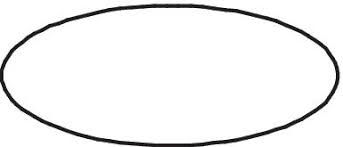
#> input picture AS1/ellipse.png, 343 x 147 px, given in place of ps1-input2.jpg, which was not available
$ python PS1-6-code.py   (Python 2 division)   (older library calls are emulated)
#> lines starting #> are read from the running program, lines starting #| are printed output that depends on the picture; after the words box and inside, x2 and y2 are one past the last pixel; in counts of white or black regions, pixels touching at a corner belong together; pictures that were not available may be replaced by others from this repository, and a replacement may not be noted
import cv2

from scipy import ndimage
from scipy import misc
import numpy as np
import math as mtugh
import matplotlib.pyplot as plt
import matplotlib.image as mpimg
from skimage.feature import peak_local_max
from skimage import io
from skimage.draw import circle, ellipse_perimeter

def hough_transform(image):
    # Initialize empty accumulator (filled with 0)
    # 2 * diag length : for positive and negative max distance. 0 being diag_len
    # 180 because theta from 0 to 180
    width = image.shape[1]
    height = image.shape[0]

    diag_len = np.ceil(np.sqrt(width * width + height * height)) # max distance for rho = length of diag
    rho_range = int(2*diag_len)
    hough_accu = np.zeros([rho_range, 180])

    # get i and j indexes for all indexes
    j_indexes, i_indexes = np.nonzero(image)

    # Browsing into each pixel of edges picture
    for k in range(len(j_indexes)):
        # getting indexes of edge
        i = i_indexes[k]
        j = j_indexes[k]

        # voting : for each value of theta
        for theta in range(0, 180):
            rho = int(np.round(i * np.cos(np.deg2rad(theta)) + j * np.sin(np.deg2rad(theta))) + diag_len)# positive index for rho
            hough_accu[rho, theta] += 1

    return hough_accu

# Peak finding
def peak_finding(hough_accu, min_distance = 45, max_peaks = 6, title ='Hough Transform', path = './trash.png'):

    coordinates = peak_local_max(hough_accu, min_distance=min_distance,
                                 exclude_border = False, num_peaks =max_peaks)
    loca_maxs_rho = coordinates[:, 0]
    loca_maxs_theta = coordinates[:, 1]
    plt.imshow(hough_accu, cmap='gray',aspect='auto')
    plt.title(title)

    # Annotate local maximum
    for i in range(len(loca_maxs_rho)):
        plt.annotate('X',xy=(loca_maxs_theta[i],loca_maxs_rho[i]), arrowprops=dict(facecolor='yellow', shrink=0.05),)
    plt.savefig(path)
    #plt.show()
    return loca_maxs_rho, loca_maxs_theta


def draw_line(image, loca_maxs_rho, loca_maxs_theta, rgb = (0,255,0)):
    image_copy = image.copy()
    width = image_copy.shape[1]
    height = image_copy.shape[0]
    diag_len = np.ceil(np.sqrt(width * width + height * height))
    for j in range(len(loca_maxs_rho)):
        rho = loca_maxs_rho[j] - diag_len
        theta = loca_maxs_theta[j]
        a = np.cos(np.deg2rad(theta))
        b = np.sin(np.deg2rad(theta))
        x1=int(a*rho - diag_len*b)
        y1=int(b*rho + diag_len*a)
        x2=int(a*rho + diag_len*b)
        y2=int(b*rho - diag_len*a)
        #print(x1,y1,x2,y2)
        cv2.line(image_copy, (x1,y1),(x2,y2), rgb, 3) # green line
        #print('Line {} | rho = {} theta = {}'.format(j,loca_maxs_rho[j], loca_maxs_theta[j]))
        plt.imshow(image_copy)
        plt.title('Detected Line')

    #plt.show()
    return image_copy


input2 = cv2.imread('./ps1-input2.jpg')
#> input2 is the input picture: shape (147, 343, 3); mean B, G, R 241.3, 241.3, 241.3
input2_gaussian = ndimage.filters.gaussian_filter(input2, sigma = 5)
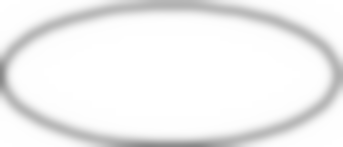
#> input2_gaussian: shape (147, 343, 3); mean B, G, R 240.5, 240.5, 240.5
input2_edges = cv2.Canny(input2_gaussian, 40, 60, 1, 3, True)
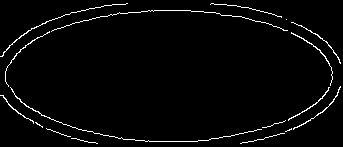
#> input2_edges: shape (147, 343); 2.7% white in thin lines or dots
plt.imshow(input2_edges, cmap= 'gray')
plt.show()

hough_accu_6a = hough_transform(input2_edges)
#> in hough_transform, `j_indexes, i_indexes = np.nonzero(image)`: j_indexes = 1356 values from 3 to 143; i_indexes = 1356 values, max 340 at index 673, min 0 at index 639, mean 171.9
#> the loop in hough_transform, `for k in range(len(j_indexes)):` made 1356 passes
#> (i, j) on passes 1 to 3: (126, 3), (127, 3), (211, 3)
#> after the loop in hough_transform, `for k in range(len(j_indexes)):`:
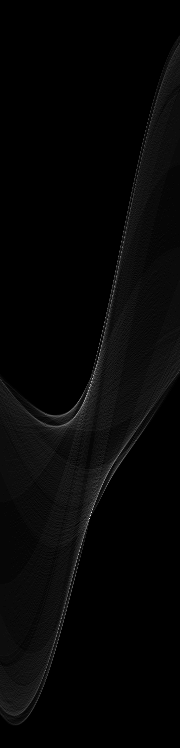
#> hough_accu: shape (748, 180) float64; min 0, max 74, mean 1.8; drawn with min black and max white

loca_maxs_rho, loca_maxs_theta =  peak_finding(hough_accu_6a, 20, max_peaks = 15)
#> in peak_finding, `coordinates = peak_local_max(hough_accu, min_distance=min_distance, ex..`: coordinates = 15 rows, first 8: [518, 89], [378, 92], [554, 78], [484, 102], [625, 59], [455, 118], [281, 115], [247, 122]
#> in peak_finding, `loca_maxs_rho = coordinates[:, 0]`: loca_maxs_rho = [518, 378, 554, 484, 625, 455, 281, 247, 670, 184, 133, 419, 162, 93, 377]
#> in peak_finding, `loca_maxs_theta = coordinates[:, 1]`: loca_maxs_theta = [89, 92, 78, 102, 59, 118, 115, 122, 45, 135, 147, 143, 140, 158, 174]
#> the loop in peak_finding, `for i in range(len(loca_maxs_rho)):` made 15 passes

ps1_6_a_1 = draw_line(input2_gaussian, loca_maxs_rho, loca_maxs_theta)
#> the loop in draw_line, `for j in range(len(loca_maxs_rho)):` made 15 passes
#> (rho, theta, a, b, x1, y1, x2, y2) on passes 1 to 12: (144, 89, 0.0175, 1, -371, 150, 376, 137), (4, 92, -0.0349, 0.999, -373, -9, 373, 17), (180, 78, 0.208, 0.978, -328, 253, 403, 98), (110, 102, -0.208, 0.978, -388, 29, 342, 185), (251, 59, 0.515, 0.857, -191, 407, 449, 22), (81, 118, -0.469, 0.883, -368, -104, 292, 247), (-93, 115, -0.423, 0.906, -299, -242, 378, 73), (-127, 122, -0.53, 0.848, -249, -305, 384, 90), (296, 45, 0.707, 0.707, -55, 473, 473, -55), (-190, 135, -0.707, 0.707, -130, -398, 398, 130), (-241, 147, -0.839, 0.545, -1, -444, 405, 182), (45, 143, -0.799, 0.602, -261, -271, 189, 325)
#> after the loop in draw_line, `for j in range(len(loca_maxs_rho)):`:
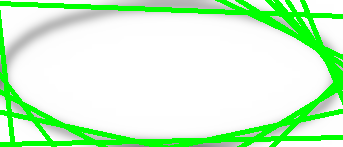
#> image_copy: shape (147, 343, 3); 17.63% of pixels changed, all inside (x1, y1, x2, y2) = (0, 0, 343, 147)

misc.imsave('./output/ps1-6-a-1.png', ps1_6_a_1)

def filter_parallel_lines(loca_maxs_rho, loca_maxs_theta):
    new_loca_maxs_rho = np.array([])
    new_loca_maxs_theta = np.array([])
    for theta, rho in zip(loca_maxs_theta, loca_maxs_rho):
            # looking for parallel lines
            (indx,) = np.where((loca_maxs_theta == theta))
            if (indx.size > 1):
                new_loca_maxs_rho = np.append(new_loca_maxs_rho, rho)
                new_loca_maxs_theta = np.append(new_loca_maxs_theta, theta)

    return new_loca_maxs_rho, new_loca_maxs_theta

def filter_close_lines(loca_max_rho, loca_maxs_theta, max_dist):
    new_loca_maxs_rho = np.array([])
    new_loca_maxs_theta = np.array([])
    for theta, rho in zip(loca_maxs_theta, loca_maxs_rho):
            # looking for close line
            (indx,) = np.where((np.abs((loca_maxs_rho - rho)) < max_dist))
            if (indx.size > 1):
                new_loca_maxs_rho = np.append(new_loca_maxs_rho, rho)
                new_loca_maxs_theta = np.append(new_loca_maxs_theta, theta)

    return new_loca_maxs_rho, new_loca_maxs_theta


loca_maxs_rho, loca_maxs_theta = filter_parallel_lines(np.array(loca_maxs_rho),
                                                     np.array(loca_maxs_theta))
#> the loop in filter_parallel_lines, `for theta, rho in zip(loca_maxs_theta, loca_maxs_rho):` made 15 passes
#> (theta, rho, indx) on passes 1 to 12: (89, 518, [0]), (92, 378, [1]), (78, 554, [2]), (102, 484, [3]), (59, 625, [4]), (118, 455, [5]), (115, 281, [6]), (122, 247, [7]), (45, 670, [8]), (135, 184, [9]), (147, 133, [10]), (143, 419, [11])
#> loca_maxs_rho = empty array; loca_maxs_theta = empty array
loca_maxs_rho, loca_maxs_theta = filter_close_lines(np.array(loca_maxs_rho),
                                                     np.array(loca_maxs_theta), 30)

ps1_6_c_1 = draw_line(input2_gaussian, loca_maxs_rho, loca_maxs_theta)

misc.imsave('./output/ps1-6-c-1.png', ps1_6_c_1)
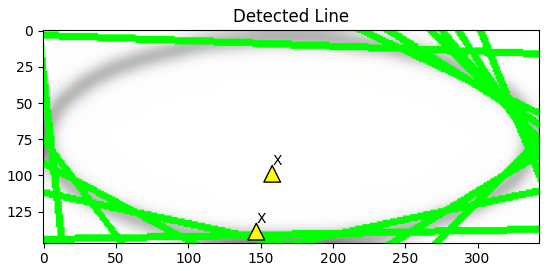
#> figure drawn by matplotlib, 1 panel

$ run again, on AS1/target.png
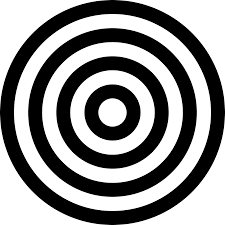
#> input picture AS1/target.png, 225 x 225 px, given in place of ps1-input2.jpg, which was not available
#> input2 is the input picture: shape (225, 225, 3); min 0, max 255, mean 143.7
#> `input2_edges = cv2.Canny(input2_gaussian, 40, 60, 1, 3, True)`:
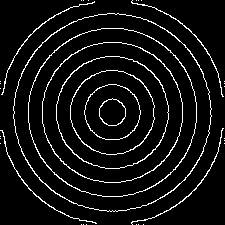
#> input2_edges: shape (225, 225); 7% white in thin lines or dots
#> j_indexes = 3535 values from 0 to 224; i_indexes = 3535 values, max 224 at index 1240, min 0 at index 1222, mean 112
#> the loop in hough_transform, `for k in range(len(j_indexes)):` made 3535 passes
#> (i, j) on passes 1 to 3: (81, 0), (83, 0), (88, 0)
#> coordinates = 15 rows, first 8: [422, 45], [533, 45], [221, 135], [417, 135], [465, 45], [504, 45], [365, 2], [380, 133]
#> in peak_finding, `loca_maxs_rho = coordinates[:, 0]`: loca_maxs_rho = [422, 533, 221, 417, 465, 504, 365, 380, 351, 399, 182, 269, 279, 290, 332]
#> in peak_finding, `loca_maxs_theta = coordinates[:, 1]`: loca_maxs_theta = [45, 45, 135, 135, 45, 45, 2, 133, 88, 26, 166, 133, 179, 120, 135]
#> the loop in peak_finding, `for i in range(len(loca_maxs_rho)):` made 15 passes
#> the loop in draw_line, `for j in range(len(loca_maxs_rho)):` made 15 passes
#> (rho, theta, a, b, x1, y1, x2, y2) on passes 1 to 8: (103, 45, 0.707, 0.707, -152, 298, 298, -152), (214, 45, 0.707, 0.707, -74, 376, 376, -74), (-98, 135, -0.707, 0.707, -156, -294, 294, 156), (98, 135, -0.707, 0.707, -294, -156, 156, 294), (146, 45, 0.707, 0.707, -122, 328, 328, -122), (185, 45, 0.707, 0.707, -94, 356, 356, -94), (46, 2, 0.999, 0.0349, 34, 320, 57, -317), (61, 133, -0.682, 0.731, -274, -172, 191, 262)
#> the loop in filter_parallel_lines, `for theta, rho in zip(loca_maxs_theta, loca_maxs_rho):` made 15 passes
#> (theta, rho, indx, new_loca_maxs_rho, new_loca_maxs_theta) on passes 1 to 4: (45, 422, [0, 1, 4, 5], [422], [45]), (45, 533, [0, 1, 4, 5], [422, 533], [45, 45]), (135, 221, [2, 3, 14], [422, 533, 221], [45, 45, 135]), (135, 417, [2, 3, 14], [422, 533, 221, 417], [45, 45, 135, 135])
#> `loca_maxs_rho, loca_maxs_theta = filter_parallel_lines(np.array(loca_m..`: loca_maxs_rho = [422, 533, 221, 417, 465, 504, 380, 269, 332]; loca_maxs_theta = [45, 45, 135, 135, 45, 45, 133, 133, 135]
#> the loop in filter_close_lines, `for theta, rho in zip(loca_maxs_theta, loca_maxs_rho):` made 9 passes
#> (theta, rho, indx, new_loca_maxs_rho, new_loca_maxs_theta) on passes 1, 2, 4, 6: (45, 422, [0, 3], [422], [45]), (45, 533, [1, 5], [422, 533], [45, 45]), (135, 417, [0, 3], [422, 533, 417], [45, 45, 135]), (45, 504, [1, 5], [422, 533, 417, 504], [45, 45, 135, 45])
#> `loca_maxs_rho, loca_maxs_theta = filter_close_lines(np.array(loca_maxs..`: loca_maxs_rho = [422, 533, 417, 504]; loca_maxs_theta = [45, 45, 135, 45]
#> the loop in draw_line (call 2), `for j in range(len(loca_maxs_rho)):` made 4 passes
#> (rho, theta, a, x1, y1, x2, y2) on passes 1 to 4: (103, 45, 0.707, -152, 298, 298, -152), (214, 45, 0.707, -74, 376, 376, -74), (98, 135, -0.707, -294, -156, 156, 294), (185, 45, 0.707, -94, 356, 356, -94)
#> `misc.imsave('./output/ps1-6-c-1.png', ps1_6_c_1)`:
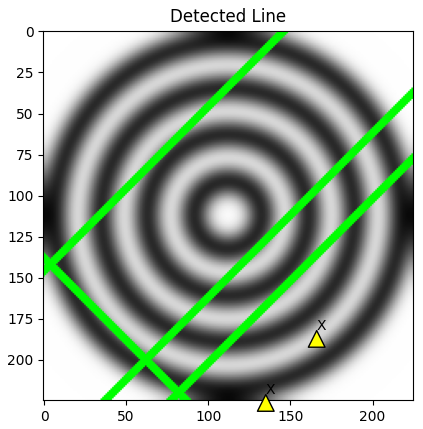
#> figure drawn by matplotlib, 1 panel
